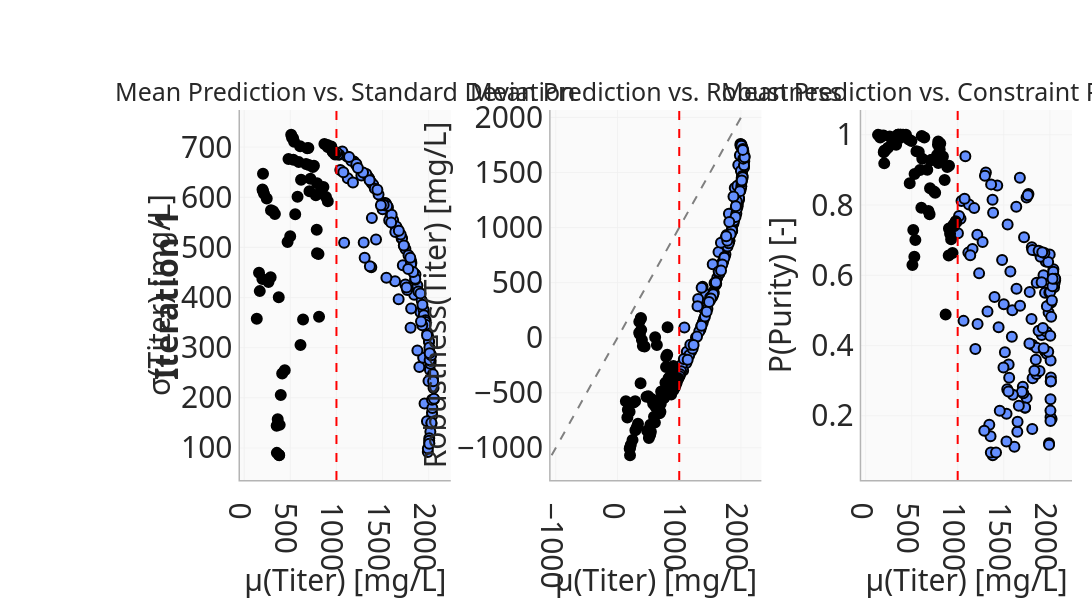

The notebook cell this image was saved under:
### Code cell
import re
import plotly.graph_objects as go
from plotly.subplots import make_subplots

fig_full = update_pareto_front_plots(
    mlflow_run=MLFLOW_RUN,
    iteration=ITERATION,
    clicked_points={},
    objectives_bounds=OBJECTIVES_BOUNDS,
    pinned_points={},
    objective_renames=OBJECTIVE_RENAMES,
    investigation_space_renames=INVESTIGATION_SPACE_RENAMES,
    measurement_renames=MEASUREMENT_RENAMES,
    pareto_mode=PARETO_MODE,
)

# ── Row 1 only ────────────────────────────────────────────────────────────────
layout_dict = fig_full.to_plotly_json()["layout"]

# Row 1 yaxes: domain[1] ≈ 1.0 (topmost row always reaches the top)
row1_y_refs = {
    "y" + key[5:]
    for key, val in layout_dict.items()
    if re.match(r"^yaxis\d*$", key)
    and isinstance(val, dict)
    and abs((val.get("domain") or [0, 0])[1] - 1.0) < 0.01
}
row1_x_refs = {"x" + ref[1:] for ref in row1_y_refs}

# Map axis ref → subplot column (sorted: 'x'→1, 'x2'→2, 'x3'→3)
def _col_num(ref: str) -> int:
    n = ref[1:]  # strip leading 'x'
    return int(n) if n else 1

sorted_x_refs = sorted(row1_x_refs, key=_col_num)
x_ref_to_col = {ref: i + 1 for i, ref in enumerate(sorted_x_refs)}
n_cols = len(sorted_x_refs)

# Build proper 1-row subplot figure
fig = make_subplots(rows=1, cols=n_cols, horizontal_spacing=0.12, subplot_titles=subplot_titles[:n_cols])
fig.update_layout(template=fig_full.layout.template)

# Add row-1 traces with explicit col so xaxis/yaxis are always set correctly
for trace in fig_full.data:
    x_ref = trace.xaxis or "x"
    y_ref = trace.yaxis or "y"
    if y_ref in row1_y_refs:
        col = x_ref_to_col.get(x_ref, 1)
        fig.add_trace(trace, row=1, col=col)

# Copy axis titles/ticks from original (skip domain; make_subplots handles it)
for key, val in layout_dict.items():
    if not isinstance(val, dict):
        continue
    if re.match(r"^xaxis\d*$", key) and "x" + key[5:] in row1_x_refs:
        fig.update_layout({key: {k: v for k, v in val.items() if k != "domain"}})
    elif re.match(r"^yaxis\d*$", key) and "y" + key[5:] in row1_y_refs:
        fig.update_layout({key: {k: v for k, v in val.items() if k != "domain"}})

# Copy row-1 shapes (bounds vlines/hlines) using subplot-aware placement
for shape in fig_full.layout.shapes:
    s = shape.to_plotly_json()
    xref_base = (s.get("xref") or "").split(" ")[0]
    if xref_base not in row1_x_refs:
        continue
    col = x_ref_to_col.get(xref_base, 1)
    line = s.get("line", {})
    x0, x1 = s.get("x0"), s.get("x1")
    y0, y1 = s.get("y0"), s.get("y1")
    if x0 is not None and x0 == x1:          # vertical bound line
        fig.add_vline(x=float(x0), row=1, col=col, line=line)
    elif y0 is not None and y0 == y1:         # horizontal bound line
        fig.add_hline(y=float(y0), row=1, col=col, line=line)
    else:                                     # diagonal or other shape
        fig.add_shape(
            **{k: v for k, v in s.items() if k not in ("xref", "yref")},
            row=1, col=col,
        )

fig.update_layout(
    showlegend=layout_dict.get("showlegend", True),
    hovermode=layout_dict.get("hovermode"),
    legend=layout_dict.get("legend"),
    width=layout_dict.get("width"),
    height=500,
)

# ── Diagonal gray dashed line on second subplot (col 2) ───────────────────────
x2_vals, y2_vals = [], []
for trace in fig.data:
    if trace.xaxis == "x2" and trace.yaxis == "y2":
        if getattr(trace, "x", None) is not None:
            x2_vals.extend(v for v in trace.x if v is not None)
        if getattr(trace, "y", None) is not None:
            y2_vals.extend(v for v in trace.y if v is not None)

if x2_vals and y2_vals:
    diag_min = min(min(x2_vals), min(y2_vals))
    diag_max = max(max(x2_vals), max(y2_vals))
    fig.add_shape(
        type="line",
        x0=diag_min, y0=diag_min,
        x1=diag_max, y1=diag_max,
        row=1, col=2,
        line=dict(color="gray", width=2, dash="dash"),
    )

fig.update_layout(showlegend=False, margin=dict(l=240, r=20, t=110, b=120), width=2200, height=600,legend=dict(font=dict(size=30)))
for col_idx, (x_name, y_name) in enumerate(zip(x_axis_names, y_axis_names), start=1):
    fig.update_xaxes(title_text=x_name, row=1, col=col_idx, title_font_size=30, tickfont=dict(size=30),)
    fig.update_yaxes(title_text=y_name, row=1, col=col_idx, title_font_size=30, tickfont=dict(size=30))
for annotation in fig.layout.annotations:
    annotation.font.size = 25

# Iteration label on the left, spanning the whole row
fig.add_annotation(
    text=f"<b>Iteration {int(ITERATION.split('_')[-1])}</b>",
    x=-0.09, y=0.5,
    xref="paper", yref="paper",
    textangle=-90, xanchor="center", yanchor="middle",
    showarrow=False,
    font=dict(size=32),
)
fig.show()
fig.update_layout(
    paper_bgcolor='rgba(0,0,0,0)'
)
fig.write_image(f"{PDF_FOLDER}/pareto_front_mean.pdf")

### Figure 1 — Plotly figure (JSON) as saved in the notebook; plotly's stock layout.template omitted (floating-point values rounded to 4 significant figures; data arrays with more than 128 entries replaced by an {"elided": "..."} marker saying what was removed)
{"data": [{"customdata": {"elided": "132x17 float values"}, "hovertemplate": "<b>RecipeID</b>: %{customdata[1]:.4f}<br><b>temperature</b>: %{customdata[2]:.4f}<br><b>ph_value</b>: %{customdata[3]:.4f}<br><b>initial_glc</b>: %{customdata[4]:.4f}<br><b>initial_gln</b>: %{customdata[5]:.4f}<br><b>feed_1_glc</b>: %{customdata[6]:.4f}<br><b>feed_1_gln</b>: %{customdata[7]:.4f}<br><b>feed_2_glc</b>: %{customdata[8]:.4f}<br><b>feed_2_gln</b>: %{customdata[9]:.4f}<br><b>product_concentration</b>: %{customdata[10]:.4f}<br><b>aggregate_concentration</b>: %{customdata[11]:.4f}<br><b>purity</b>: %{customdata[12]:.4f}<br><b>product_concentration</b>: %{customdata[13]:.4f}<br><b>product_concentration</b>: %{customdata[14]:.4f}<br><b>product_concentration</b>: %{customdata[15]:.4f}<br><b>purity</b>: %{customdata[16]:.4f}<extra></extra>", "marker": {"color": "#648FFF", "line": {"color": "black", "width": 2}, "size": 10, "symbol": "circle"}, "mode": "markers", "name": "Pareto Front", "showlegend": true, "type": "scatter", "x": {"elided": "132 float values"}, "xaxis": "x", "y": {"elided": "132 float values"}, "yaxis": "y"}, {"customdata": {"elided": "68x17 float values"}, "hovertemplate": "<b>RecipeID</b>: %{customdata[1]:.4f}<br><b>temperature</b>: %{customdata[2]:.4f}<br><b>ph_value</b>: %{customdata[3]:.4f}<br><b>initial_glc</b>: %{customdata[4]:.4f}<br><b>initial_gln</b>: %{customdata[5]:.4f}<br><b>feed_1_glc</b>: %{customdata[6]:.4f}<br><b>feed_1_gln</b>: %{customdata[7]:.4f}<br><b>feed_2_glc</b>: %{customdata[8]:.4f}<br><b>feed_2_gln</b>: %{customdata[9]:.4f}<br><b>product_concentration</b>: %{customdata[10]:.4f}<br><b>aggregate_concentration</b>: %{customdata[11]:.4f}<br><b>purity</b>: %{customdata[12]:.4f}<br><b>product_concentration</b>: %{customdata[13]:.4f}<br><b>product_concentration</b>: %{customdata[14]:.4f}<br><b>product_concentration</b>: %{customdata[15]:.4f}<br><b>purity</b>: %{customdata[16]:.4f}<extra></extra>", "marker": {"color": "black", "line": {"color": "black", "width": 2}, "size": 10, "symbol": "circle"}, "mode": "markers", "name": "Discarded", "showlegend": true, "type": "scatter", "x": [508.8, 378.6, 135.4, 202.9, 378.0, 214.7, 395.7, 869.2, 313.3, 591.3, 243.4, 682.2, 439.0, 351.1, 743.9, 410.9, 670.0, 886.3, 540.6, 518.1, 469.7, 529.7, 289.5, 906.2, 695.2, 197.5, 755.6, 479.6, 839.8, 699.8, 978.5, 605.9, 262.3, 788.9, 362.6, 332.0, 776.6, 858.6, 826.9, 552.5, 707.0, 805.0, 167.8, 286.0, 159.6, 373.8, 789.8, 615.7, 196.1, 498.1, 959.4, 954.1, 811.0, 717.5, 637.7, 902.6, 203.0, 532.4, 944.2, 609.7, 353.1, 985.3, 917.5, 786.0, 577.8, 384.0, 905.0, 928.7], "xaxis": "x", "y": [724.7, 85.51, 357.6, 647.0, 85.99, 606.8, 205.6, 706.1, 571.9, 670.1, 597.8, 697.9, 254.9, 144.3, 660.4, 248.5, 666.5, 600.5, 710.7, 718.8, 510.8, 717.7, 574.1, 592.2, 698.2, 615.4, 662.8, 676.1, 608.0, 664.2, 689.0, 701.9, 431.0, 488.3, 157.3, 566.4, 603.9, 620.5, 610.3, 566.0, 611.9, 486.6, 412.8, 440.6, 449.3, 400.7, 628.1, 635.1, 436.8, 522.1, 690.4, 692.9, 361.6, 637.0, 356.1, 704.0, 612.6, 674.9, 701.1, 305.5, 90.25, 685.2, 700.6, 535.4, 601.2, 146.1, 700.4, 700.7], "yaxis": "y"}, {"customdata": {"elided": "132x17 float values"}, "hovertemplate": "<b>RecipeID</b>: %{customdata[1]:.4f}<br><b>temperature</b>: %{customdata[2]:.4f}<br><b>ph_value</b>: %{customdata[3]:.4f}<br><b>initial_glc</b>: %{customdata[4]:.4f}<br><b>initial_gln</b>: %{customdata[5]:.4f}<br><b>feed_1_glc</b>: %{customdata[6]:.4f}<br><b>feed_1_gln</b>: %{customdata[7]:.4f}<br><b>feed_2_glc</b>: %{customdata[8]:.4f}<br><b>feed_2_gln</b>: %{customdata[9]:.4f}<br><b>product_concentration</b>: %{customdata[10]:.4f}<br><b>aggregate_concentration</b>: %{customdata[11]:.4f}<br><b>purity</b>: %{customdata[12]:.4f}<br><b>product_concentration</b>: %{customdata[13]:.4f}<br><b>product_concentration</b>: %{customdata[14]:.4f}<br><b>product_concentration</b>: %{customdata[15]:.4f}<br><b>purity</b>: %{customdata[16]:.4f}<extra></extra>", "marker": {"color": "#648FFF", "line": {"color": "black", "width": 2}, "size": 10, "symbol": "circle"}, "mode": "markers", "name": "Pareto Front", "showlegend": false, "type": "scatter", "x": {"elided": "132 float values"}, "xaxis": "x2", "y": {"elided": "132 float values"}, "yaxis": "y2"}, {"customdata": {"elided": "68x17 float values"}, "hovertemplate": "<b>RecipeID</b>: %{customdata[1]:.4f}<br><b>temperature</b>: %{customdata[2]:.4f}<br><b>ph_value</b>: %{customdata[3]:.4f}<br><b>initial_glc</b>: %{customdata[4]:.4f}<br><b>initial_gln</b>: %{customdata[5]:.4f}<br><b>feed_1_glc</b>: %{customdata[6]:.4f}<br><b>feed_1_gln</b>: %{customdata[7]:.4f}<br><b>feed_2_glc</b>: %{customdata[8]:.4f}<br><b>feed_2_gln</b>: %{customdata[9]:.4f}<br><b>product_concentration</b>: %{customdata[10]:.4f}<br><b>aggregate_concentration</b>: %{customdata[11]:.4f}<br><b>purity</b>: %{customdata[12]:.4f}<br><b>product_concentration</b>: %{customdata[13]:.4f}<br><b>product_concentration</b>: %{customdata[14]:.4f}<br><b>product_concentration</b>: %{customdata[15]:.4f}<br><b>purity</b>: %{customdata[16]:.4f}<extra></extra>", "marker": {"color": "black", "line": {"color": "black", "width": 2}, "size": 10, "symbol": "circle"}, "mode": "markers", "name": "Discarded", "showlegend": false, "type": "scatter", "x": [508.8, 378.6, 135.4, 202.9, 378.0, 214.7, 395.7, 869.2, 313.3, 591.3, 243.4, 682.2, 439.0, 351.1, 743.9, 410.9, 670.0, 886.3, 540.6, 518.1, 469.7, 529.7, 289.5, 906.2, 695.2, 197.5, 755.6, 479.6, 839.8, 699.8, 978.5, 605.9, 262.3, 788.9, 362.6, 332.0, 776.6, 858.6, 826.9, 552.5, 707.0, 805.0, 167.8, 286.0, 159.6, 373.8, 789.8, 615.7, 196.1, 498.1, 959.4, 954.1, 811.0, 717.5, 637.7, 902.6, 203.0, 532.4, 944.2, 609.7, 353.1, 985.3, 917.5, 786.0, 577.8, 384.0, 905.0, 928.7], "xaxis": "x2", "y": [-910.8, 172.8, -577.0, -1067.0, 178.7, -974.5, -20.3, -516.2, -812.7, -718.4, -929.0, -686.7, -79.86, 44.36, -550.4, -75.28, -633.7, -301.3, -853.6, -889.0, -536.5, -878.2, -839.4, -256.5, -672.4, -1008.0, -545.8, -845.0, -361.8, -602.8, -373.0, -770.8, -587.8, -173.7, 31.72, -780.7, -408.4, -362.8, -368.9, -556.1, -488.0, -154.3, -654.9, -576.0, -724.0, -412.7, -444.9, -626.9, -671.3, -530.8, -403.6, -407.0, 94.04, -535.9, -65.85, -478.2, -998.9, -790.5, -427.3, 4.914, 144.6, -367.3, -459.4, -266.0, -600.5, 71.24, -460.4, -450.8], "yaxis": "y2"}, {"customdata": {"elided": "132x17 float values"}, "hovertemplate": "<b>RecipeID</b>: %{customdata[1]:.4f}<br><b>temperature</b>: %{customdata[2]:.4f}<br><b>ph_value</b>: %{customdata[3]:.4f}<br><b>initial_glc</b>: %{customdata[4]:.4f}<br><b>initial_gln</b>: %{customdata[5]:.4f}<br><b>feed_1_glc</b>: %{customdata[6]:.4f}<br><b>feed_1_gln</b>: %{customdata[7]:.4f}<br><b>feed_2_glc</b>: %{customdata[8]:.4f}<br><b>feed_2_gln</b>: %{customdata[9]:.4f}<br><b>product_concentration</b>: %{customdata[10]:.4f}<br><b>aggregate_concentration</b>: %{customdata[11]:.4f}<br><b>purity</b>: %{customdata[12]:.4f}<br><b>product_concentration</b>: %{customdata[13]:.4f}<br><b>product_concentration</b>: %{customdata[14]:.4f}<br><b>product_concentration</b>: %{customdata[15]:.4f}<br><b>purity</b>: %{customdata[16]:.4f}<extra></extra>", "marker": {"color": "#648FFF", "line": {"color": "black", "width": 2}, "size": 10, "symbol": "circle"}, "mode": "markers", "name": "Pareto Front", "showlegend": false, "type": "scatter", "x": {"elided": "132 float values"}, "xaxis": "x3", "y": {"elided": "132 float values"}, "yaxis": "y3"}, {"customdata": {"elided": "68x17 float values"}, "hovertemplate": "<b>RecipeID</b>: %{customdata[1]:.4f}<br><b>temperature</b>: %{customdata[2]:.4f}<br><b>ph_value</b>: %{customdata[3]:.4f}<br><b>initial_glc</b>: %{customdata[4]:.4f}<br><b>initial_gln</b>: %{customdata[5]:.4f}<br><b>feed_1_glc</b>: %{customdata[6]:.4f}<br><b>feed_1_gln</b>: %{customdata[7]:.4f}<br><b>feed_2_glc</b>: %{customdata[8]:.4f}<br><b>feed_2_gln</b>: %{customdata[9]:.4f}<br><b>product_concentration</b>: %{customdata[10]:.4f}<br><b>aggregate_concentration</b>: %{customdata[11]:.4f}<br><b>purity</b>: %{customdata[12]:.4f}<br><b>product_concentration</b>: %{customdata[13]:.4f}<br><b>product_concentration</b>: %{customdata[14]:.4f}<br><b>product_concentration</b>: %{customdata[15]:.4f}<br><b>purity</b>: %{customdata[16]:.4f}<extra></extra>", "marker": {"color": "black", "line": {"color": "black", "width": 2}, "size": 10, "symbol": "circle"}, "mode": "markers", "name": "Discarded", "showlegend": false, "type": "scatter", "x": [508.8, 378.6, 135.4, 202.9, 378.0, 214.7, 395.7, 869.2, 313.3, 591.3, 243.4, 682.2, 439.0, 351.1, 743.9, 410.9, 670.0, 886.3, 540.6, 518.1, 469.7, 529.7, 289.5, 906.2, 695.2, 197.5, 755.6, 479.6, 839.8, 699.8, 978.5, 605.9, 262.3, 788.9, 362.6, 332.0, 776.6, 858.6, 826.9, 552.5, 707.0, 805.0, 167.8, 286.0, 159.6, 373.8, 789.8, 615.7, 196.1, 498.1, 959.4, 954.1, 811.0, 717.5, 637.7, 902.6, 203.0, 532.4, 944.2, 609.7, 353.1, 985.3, 917.5, 786.0, 577.8, 384.0, 905.0, 928.7], "xaxis": "x3", "y": [0.6291, 1.0, 0.9996, 0.9185, 1.0, 0.9558, 1.0, 0.4882, 0.9739, 0.8994, 0.9631, 0.7831, 1.0, 1.0, 0.8387, 1.0, 0.9004, 0.9084, 0.7004, 0.7289, 0.9863, 0.6527, 0.9766, 0.9116, 0.7736, 0.95, 0.8348, 0.8619, 0.9384, 0.8479, 0.7535, 0.7925, 0.9951, 0.981, 0.9999, 0.9718, 0.9425, 0.8714, 0.9329, 0.953, 0.9274, 0.9582, 0.9978, 0.9922, 0.9924, 0.9906, 0.9198, 0.9316, 0.9981, 0.9821, 0.7394, 0.7439, 0.9751, 0.929, 0.9921, 0.6562, 0.9548, 0.8881, 0.6633, 0.9962, 1.0, 0.7511, 0.7182, 0.9713, 0.9512, 0.9995, 0.7332, 0.7029], "yaxis": "y3"}], "layout": {"annotations": [{"font": {"size": 25}, "showarrow": false, "text": "Mean Prediction vs. Standard Deviation", "x": 0.1267, "xanchor": "center", "xref": "paper", "y": 1, "yanchor": "bottom", "yref": "paper"}, {"font": {"size": 25}, "showarrow": false, "text": "Mean Prediction vs. Robustness", "x": 0.5, "xanchor": "center", "xref": "paper", "y": 1, "yanchor": "bottom", "yref": "paper"}, {"font": {"size": 25}, "showarrow": false, "text": "Mean Prediction vs. Constraint Probability", "x": 0.8733, "xanchor": "center", "xref": "paper", "y": 1, "yanchor": "bottom", "yref": "paper"}, {"font": {"size": 32}, "showarrow": false, "text": "<b>Iteration 1</b>", "textangle": -90, "x": -0.09, "xanchor": "center", "xref": "paper", "y": 0.5, "yanchor": "middle", "yref": "paper"}], "height": 600, "hovermode": "closest", "legend": {"font": {"size": 30}}, "margin": {"b": 120, "l": 240, "r": 20, "t": 110}, "shapes": [{"line": {"color": "red", "dash": "dash", "width": 2}, "type": "line", "x0": 1000, "x1": 1000, "xref": "x", "y0": 0, "y1": 1, "yref": "y domain"}, {"line": {"color": "red", "dash": "dash", "width": 2}, "type": "line", "x0": 1000, "x1": 1000, "xref": "x2", "y0": 0, "y1": 1, "yref": "y2 domain"}, {"line": {"color": "red", "dash": "dash", "width": 2}, "type": "line", "x0": 1000, "x1": 1000, "xref": "x3", "y0": 0, "y1": 1, "yref": "y3 domain"}, {"line": {"color": "gray", "dash": "dash", "width": 2}, "type": "line", "x0": -1067.0, "x1": 2058.0, "xref": "x2", "y0": -1067.0, "y1": 2058.0, "yref": "y2"}], "showlegend": false, "width": 2200, "xaxis": {"anchor": "y", "domain": [0, 0.2533], "tickfont": {"size": 30}, "title": {"font": {"size": 30}, "text": "μ(Titer) [mg/L]"}}, "xaxis2": {"anchor": "y2", "domain": [0.3733, 0.6267], "tickfont": {"size": 30}, "title": {"font": {"size": 30}, "text": "μ(Titer) [mg/L]"}}, "xaxis3": {"anchor": "y3", "domain": [0.7467, 1], "tickfont": {"size": 30}, "title": {"font": {"size": 30}, "text": "μ(Titer) [mg/L]"}}, "yaxis": {"anchor": "x", "domain": [0, 1], "tickfont": {"size": 30}, "title": {"font": {"size": 30}, "text": "σ(Titer) [mg/L]"}}, "yaxis2": {"anchor": "x2", "domain": [0, 1], "tickfont": {"size": 30}, "title": {"font": {"size": 30}, "text": "Robustness(Titer) [mg/L]"}}, "yaxis3": {"anchor": "x3", "domain": [0, 1], "tickfont": {"size": 30}, "title": {"font": {"size": 30}, "text": "P(Purity) [-]"}}}}
